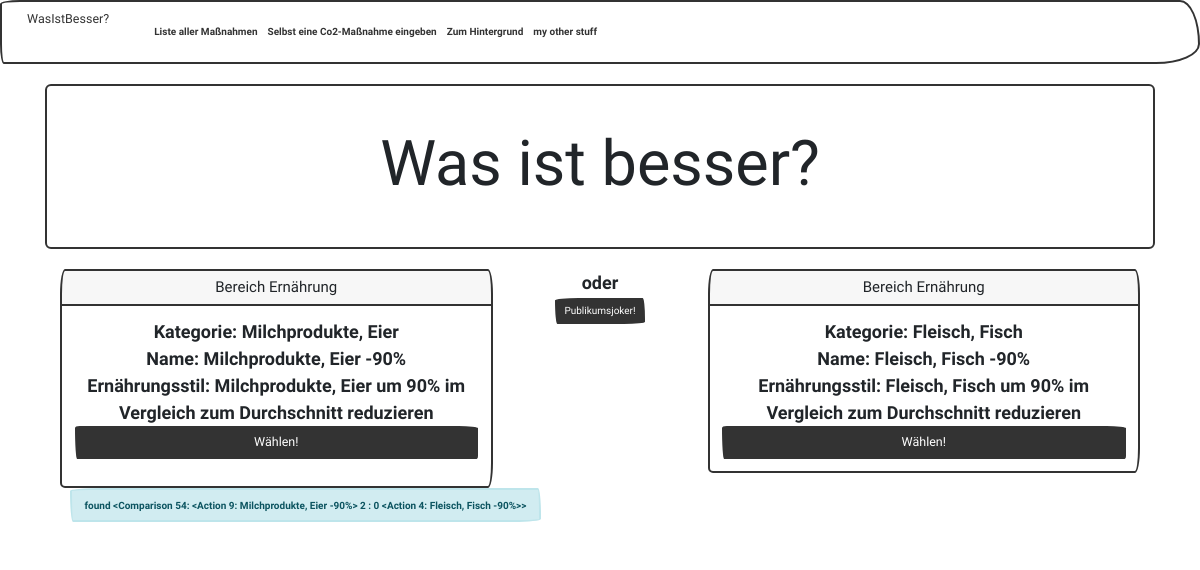
/index, run on the app's committed database.
### app/models.py (models this page shows, shortened)
class Action(db.Model):
    id = db.Column(db.Integer, primary_key=True)
    name = db.Column(db.String, index=True, unique=True)
    sector = db.Column(db.String, index=True)
    category = db.Column(db.String, index=True)
    reduction_factor = db.Column(db.Float, index=True)
    savings = db.Column(db.Float, index=True)
    description = db.Column(db.String, index=True)
    solution_text = db.Column(db.String, index=True)
    reference = db.Column(db.String, index=True)
    comment = db.Column(db.String)
    def __lt__(self, other):
        return self.savings < other.savings
    def __eq__(self, other):
        if other == None:
            return False
        return self.savings == other.savings
    def __repr__(self):
        return f"<Action {self.id}: {self.name}>"

### app/routes.py (the view)
@app.route('/index')
def index():
    reset_guess()
    return render_template("guess.html", app=app)

### app/__init__.py (called while the page is built)
@app.teardown_appcontext
def shutdown_session(exception=None):
    db.session.remove()

### app/models.py (called while the page is built)
    def __eq__(self, other):
        if type(other) != type(self):
            return False
        elif (self.action1 == other.action1 and self.action2 == other.action2) \
                or (self.action1 == other.action2 and self.action2 == other.action1):
            return True
        else:
            return False

    def __repr__(self):
        return f"<Comparison {self.id}: {self.action1} {self.votes_1} : {self.votes_2} {self.action2}>"

### app/routes.py (called while the page is built)
def reset_guess():
    if Action.query.all():
        app.action1, app.action2 = sample(Action.query.all(), 2)
        app.guess = None
        app.correct = max(app.action1, app.action2)
        app.comparison = None
        new_comp = Comparison(action1=app.action1, action2=app.action2)
        for comp in db.session.query(Comparison).all():
            if new_comp == comp:
                app.comparison = comp
                flash(f"found {app.comparison}")
        if app.comparison is None:
            db.session.add(new_comp)
            db.session.commit()
            app.comparison = db.session.query(Comparison).all()[-1]
            flash(f"added {app.comparison}")
    else:
        app.action1, app.action2 = None, None
        app.comparison = None

### app/templates/guess.html (shortened to what this page needs)
{%  extends "index.html" %}
{% block guess_content %}
    {% if app.action1 and app.action2 %}
        <div class="container" style="font-size: large">
            <div class="card-deck text-center">
            {% if app.guess == app.action1 and app.action1 >= app.action2 %}
                <div class="card text-white bg-success box-shadow" style="width: 6rem;">
            {%  elif app.guess == app.action1 and app.action1 <= app.action2 %}
                <div class="card text-white bg-danger box-shadow" style="width:6rem;">
            {% elif app.guess == app.action2 and app.guess == app.correct %}
                <div class="card border-danger box-shadow" style="width:6rem;">
            {% elif app.guess == app.action2 and app.guess != app.correct %}
                <div class="card border-success box-shadow" style="width:6rem;">
            {% else %}
                <div class="card box-shadow" style="width:6rem;">
            {% endif %}
                    {% include "action_left.html"%}
                </div>
            <div class="col col-sm-2 text-center" style="font-size: large">
            {% if app.guess == None %}
                <p>oder <br>
                <a href="#joker" data-toggle="collapse" class="btn text-center btn-primary" role="button" aria-expanded="false" aria-controls="joker">
                    Publikumsjoker!
                </a></p>
            {% elif app.guess == app.correct %}
                <div  style="color: chartreuse; text-blink: true">RICHTIG!</div>
                <a href="{{ url_for("index") }}" class="btn btn-primary btn-lg" role="button">Nochmal!</a>
            {% else %}
                <div  style="color: red">Falsch!</div>
                <a href="{{ url_for("index") }}" class="btn btn-primary btn-lg" role="button">Nochmal!</a>
            {% endif %}
            </div>
            {% if app.guess == app.action2 and app.action2 >= app.action1 %}
                <div class="card mb-4 text-white bg-success box-shadow" style="width:6rem;">
            {%  elif app.guess == app.action2 and app.action2 <= app.action1 %}
                <div class="card mb-4 text-white bg-danger box-shadow" style="width:6rem;">
            {% elif app.guess == app.action1 and app.guess == app.correct %}
                <div class="card mb-4 border-danger box-shadow" style="width:6rem;">
            {% elif app.guess == app.action1 and app.guess != app.correct %}
                <div class="card mb-4 border-success box-shadow" style="width:6rem;">
            {% else %}
                <div class="card mb-4 box-shadow" style="width:6rem;">
            {% endif %}
                {% include "action_right.html"%}
                </div>
            </div>
        </div>
    {% else %}
        <h1> action1 or action2 missing!</h1>
    {% endif %}
{%  endblock %}

### app/templates/index.html
{%  extends "base.html" %}
{% block app_content %}
    <div class="jumbotron text-center">
        <h1>Was ist besser?</h1>
    </div>
{% block guess_content%} {% endblock %}
{%  endblock %}

### app/templates/base.html (shortened to what this page needs)
{% extends 'bootstrap/base.html' %}
{% import 'bootstrap/wtf.html' as wtf %}
{% block styles %}
{{super()}}
    <link href="https://getbootstrap.com/docs/4.0/examples/pricing/pricing.css" rel="stylesheet">
    <link href="https://stackpath.bootstrapcdn.com/bootswatch/4.5.0/sketchy/bootstrap.min.css" rel="stylesheet">
{% endblock %}
{% block navbar %}
    <nav class="navbar navbar-expand-lg navbar-light bg-light">
            <div class="navbar-header">
                <a class="navbar-brand" href="{{ url_for("index") }}">WasIstBesser?</a>
            </div>
            <div id="navbarColor03" class="collapse navbar-collapse">
                <ul class="navbar-nav mr-auto">
                    <li><a class="nav-link" href="{{ url_for("actions") }}">Liste aller Maßnahmen</a> </li>
                    <li><a class="nav-link" href="{{ url_for("submit") }}">Selbst eine Co2-Maßnahme eingeben</a> </li>
                    <li><a class="nav-link" href="{{ url_for("landing") }}">Zum Hintergrund</a> </li>
                    <li><a class="nav-link" target="_blank" href="https://simonschaluppe.org">my other stuff</a> </li>
                </ul>
            </div>
    </nav>
{% endblock %}
{% block content %}
    <div class="container">
        {% block app_content %}{% endblock %}
        <div class="row align-items-end">
            {% with messages = get_flashed_messages() %}
                {% if messages %}
                <ul>
                    {% for message in messages %}
                <div class="alert alert-info" role="alert">{{ message }}</div>
                    {% endfor %}
                </ul>
                {% endif %}
            {% endwith %}
        </div>
    </div>
{% endblock %}

### app/templates/action_left.html (shortened to what this page needs)
<div class="card-header">
    <h4 class="my-0 font-weight-normal"> Bereich {{ app.action1.sector }} </h4>
</div>
<div class="card-body">
    Kategorie: {{ app.action1.category }}<br>
    Name: {{ app.action1.name }}<br>
    {{ app.action1.description }}
{% if app.guess == None %}
    <br/>
    <a href="{{ url_for("guess_left") }}" class="btn btn-lg btn-block btn-primary" role="button">Wählen!</a>
{%  endif %}
</div>

### app/templates/action_right.html (shortened to what this page needs)
<div class="card-header">
    <h4 class="my-0 font-weight-normal"> Bereich {{ app.action2.sector }} </h4>
</div>
<div class="card-body">
    Kategorie: {{ app.action2.category }}<br>
    Name: {{ app.action2.name }}<br>
    {{ app.action2.description }}
{% if app.guess == None %}
    <br/>
    <a href="{{ url_for("guess_right") }}" class="btn btn-lg btn-block btn-primary" role="button">Wählen!</a>
{%  endif %}
</div>

### data on the page
Action: action1.sector "Ernährung", action1.category "Milchprodukte, Eier", action1.name "Milchprodukte, Eier -90%", action1.description "Ernährungsstil: Milchprodukte, Eier um 90% im Vergleich zum Durchschnitt reduzieren"
Action: action2.sector "Ernährung", action2.category "Fleisch, Fisch", action2.name "Fleisch, Fisch -90%", action2.description "Ernährungsstil: Fleisch, Fisch um 90% im Vergleich zum Durchschnitt reduzieren"

### other printed values
{{ message }} "found <Comparison 54: <Action 9: Milchprodukte, Eier -90%> 2 : 0 <Action 4: Fleisch, Fisch -90%>>"
